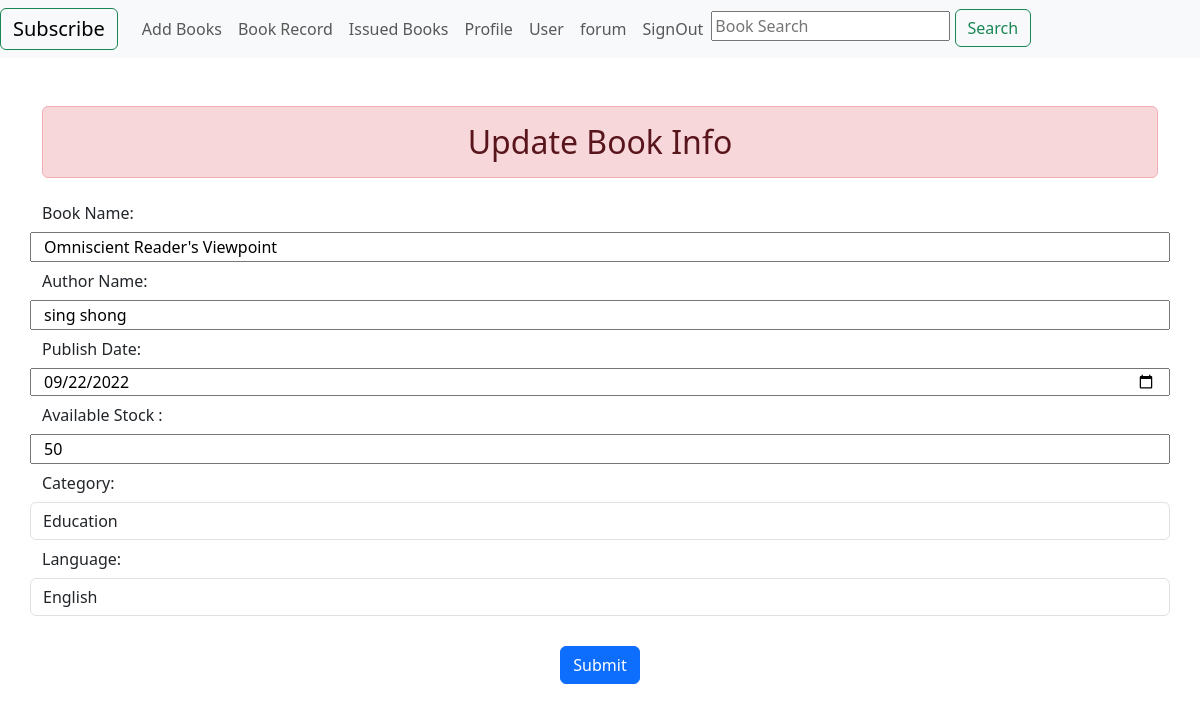
Page /book_edit/1 on the committed database.
### info/models.py (models this page shows)
class Books(models.Model):
    name=models.CharField(max_length=30)
    publish=models.CharField(max_length=20)
    author=models.CharField(max_length=40)
    category=models.CharField(max_length=30,)
    language=models.CharField(max_length=30,)
    stock=models.IntegerField(default=0)
    class Meta:
        db_table = "Books"

### info/views.py (the view)
# urls.py: path('book_edit/<int:id>', views.book_edit, name="book_edit"),
def book_edit(request,id):
    X = Books.objects.get(id=id)
    context={'X':X}
    return render(request, 'book_update.html',context)

### info/templates/book_update.html (shortened to what this page needs)
{% extends 'home.html'%}
{% block content%}
<div class="container mt-5">
    <h2 class="text-center alert alert-danger ">Update Book Info </h2>
<form action="{% url 'book_update'  X.id  %}" method="POST">
<div class="form-group row">
    <label class="col-sm-2 col-form-label">Book Name:</label>
    <input type="text" name="name" value="{{X.name}}">
</div>
<div class="form-group row">
    <label class="col-sm-2 col-form-label">Author Name:</label>
    <input type="text" name="author" value="{{ X.author}}">
</div>
<div class="form-group row">
    <label class="col-sm-2 col-form-label">Publish Date:</label>
    <input type="date" name="publish" value="{{X.publish}}">
</div>
<div class="form-group row">
    <label class="col-sm-2 col-form-label">Available Stock :</label>
    <input type="text" name="stock" value="{{X.stock}}">
</div>
<div class="form-group row">
    <label class="col-sm-2 col-form-label">Category:</label>
    <select name="category" id="category" class="form-control" value="{{X.category}}">
        <option selected>Education</option>
    </select>
</div>
<div class="form-group row">
    <label class="col-sm-2 col-form-label">Language:</label>
    <select name="language" id="language" class="form-control" value="{{X.language}}">
        <option selected >English</option>
    </select>
</div>
<div class="form-group row ">
    <label class="col-sm-1 col-form-label"></label>
    <div class="container text-center my-3">
    <button type="submit" class="btn btn-primary">Submit</button>
    </div>
</div>
</form>
{% endblock content%}

### rows in the picture
Books: name "Omniscient Reader's Viewpoint", author "sing shong", publish "09/22/2022", stock "50", category "Education", language "English"
